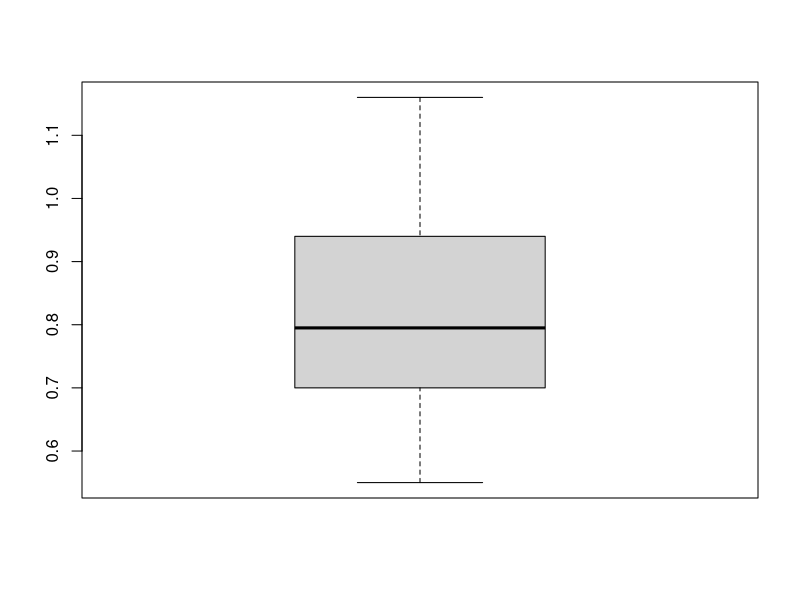
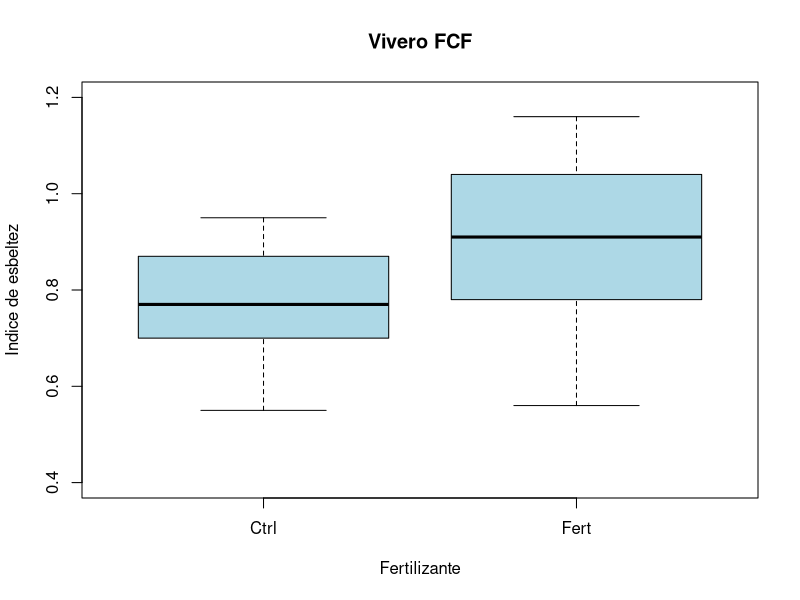
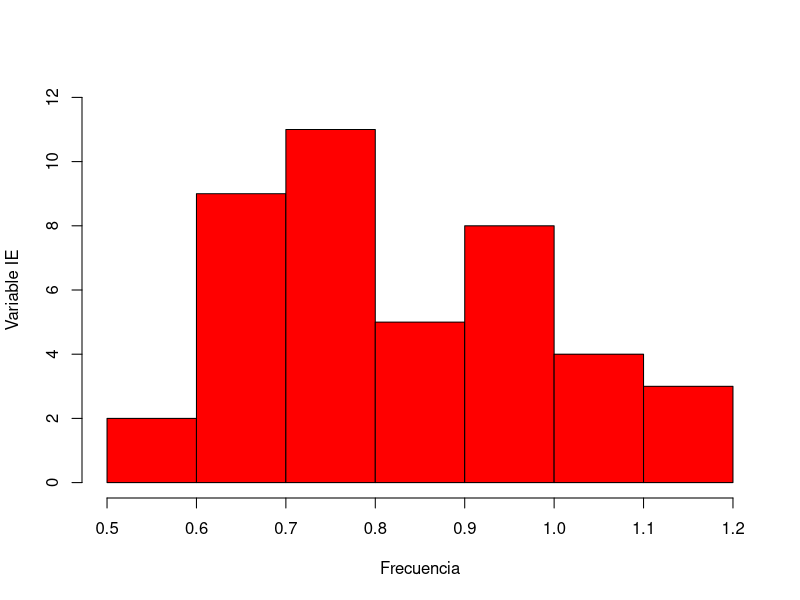

Reproduce these figures in R, in order.
# Miguel Salvador Salinas Gutiérrez
# 1530268
# 16/02/2026

#

# Importar datos ----------------------------------------------------------

# Función read.csv
IE <- read.csv("Datos/vivero.csv", header = T)
IE$Fertilizante <- as.factor(IE$Fertilizante)


tapply(IE$IE, IE$Fertilizante, var)

# Gráfica -----------------------------------------------------------------


boxplot(IE$IE)

boxplot(IE$IE ~ IE$Fertilizante,
        col = "lightblue",
        xlab = "Fertilizante",
        ylab = "Indice de esbeltez",
        main ="Vivero FCF",
        ylim = c(0.4, 1.2))

# Pruebas de normalidad ---------------------------------------------------

shapiro.test(IE$IE)

# el valor de p en shapiro de .1777 dice que acepto hipo nula y dice que los datos son normales.

bartlett.test(IE$IE ~ IE$Fertilizante)

# p value de 0.05305 demuestra que las variables son... Entonces, con p = 0.05305:
# a un nivel de 5%, no hay evidencia suficiente para rechazar H0.

hist(IE$IE,
     col = "red",
     ylim = c(0,12),
     main = "",
     ylab = "Variable IE",
     xlab = "Frecuencia")


# 09 de marzo -------------------------------------------------------------

# Función read.csv
IE <- read.csv("Datos/vivero.csv", header = T)
IE$Fertilizante <- as.factor(IE$Fertilizante)


tapply(IE$IE, IE$Fertilizante, var)
tapply(IE$IE, IE$Fertilizante, mean)

# prueba T

t.test(IE$IE ~ IE$Fertilizante, var.equal = T,
       alternative = "greater")

t.test(IE$IE ~ IE$Fertilizante, var.equal = T,
       alternative = "less")

t.test(IE$IE ~ IE$Fertilizante, var.equal = T,
       alternative = "two.sided")

t.test(IE$IE ~ IE$Fertilizante, var.equal = F,
       alternative = "two.sided")


# Prueba de T de una muestra. Caso de estudio, si quiero que el IE sea 0.85 (mu), me pagas la planta?
mean(IE$IE)

t.test(mu = 0.85, IE$IE)


# Mismo grupo de individuos, antes y después de usar fertilizante
# Datos dependientes

t.test(IE$IE ~ IE$Fertilizante, paires = T)

Ctrl <- subset(IE$IE, IE$Fertilizante == "Ctrl")
Fert <- subset(IE$IE, IE$Fertilizante != "Ctrl")

t.test(Ctrl, Fert, paired = TRUE)

# revisar los casos  que existen, son 3, los analizados previamente. Less, greater y two sided.
